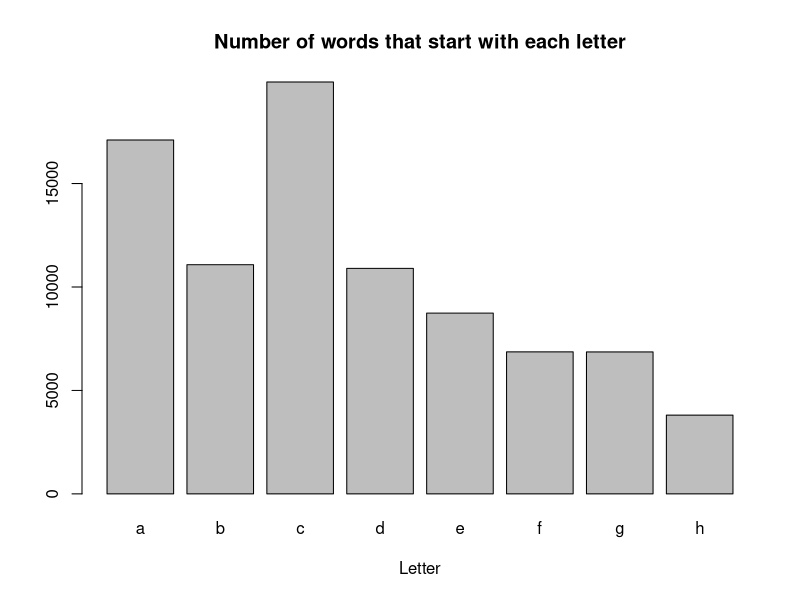

Here is the R script that generated this plot:
library(ggplot2)
library(tidyverse)
words <- readLines("words.txt") #read in .txt file
first <- substr(words, 1, 1) #extract first letter of each word
lowfirst <- tolower(first) #convert letters to lower case
firstlettertable <- table(lowfirst) #create frequency table of first letters
write.table(firstlettertable, "firstletter.tsv",
						sep = "\t", row.names = FALSE, quote = FALSE) #output table to .tsv
png(filename = "barplot.png", width = 800, height = 500)
barplot(firstlettertable, main = "Number of words that start with each letter",
				xlab= "Letter")

				